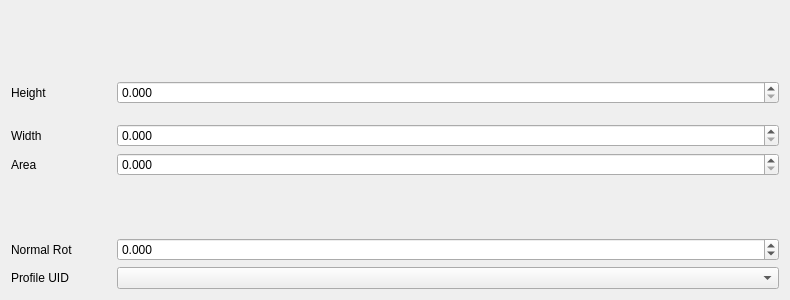
<?xml version="1.0" encoding="UTF-8"?>
<ui version="4.0">
 <class>ModificatorElementWidget</class>
 <widget class="QWidget" name="ModificatorElementWidget">
  <property name="geometry">
   <rect>
    <x>0</x>
    <y>0</y>
    <width>790</width>
    <height>300</height>
   </rect>
  </property>
  <property name="windowTitle">
   <string>Form</string>
  </property>
  <layout class="QVBoxLayout" name="verticalLayout">
   <item>
    <widget class="CTiglPointWidget" name="center" native="true">
     <property name="toolTip">
      <string>&lt;html&gt;&lt;head/&gt;&lt;body&gt;&lt;p&gt;Get/set the center of this element. The center is given in the absolut corrdinates system. &lt;/p&gt;&lt;p&gt;Remark, if you change the center position only this element will be positioned, the other one will stay at the same place. You can use positioning if you want also change the depending elements.  &lt;/p&gt;&lt;/body&gt;&lt;/html&gt;</string>
     </property>
    </widget>
   </item>
   <item>
    <widget class="QWidget" name="dimensionWidget" native="true">
     <property name="toolTip">
      <string>&lt;html&gt;&lt;head/&gt;&lt;body&gt;&lt;p&gt;Height of the element. &lt;/p&gt;&lt;p&gt;Setting the height will scale the element in the horizontal direction. &lt;/p&gt;&lt;/body&gt;&lt;/html&gt;</string>
     </property>
     <layout class="QHBoxLayout" name="horizontalLayout">
      <property name="leftMargin">
       <number>0</number>
      </property>
      <property name="topMargin">
       <number>0</number>
      </property>
      <property name="rightMargin">
       <number>0</number>
      </property>
      <property name="bottomMargin">
       <number>0</number>
      </property>
      <item>
       <widget class="QLabel" name="heightLabel">
        <property name="minimumSize">
         <size>
          <width>100</width>
          <height>0</height>
         </size>
        </property>
        <property name="maximumSize">
         <size>
          <width>100</width>
          <height>16777215</height>
         </size>
        </property>
        <property name="text">
         <string>Height</string>
        </property>
        <property name="alignment">
         <set>Qt::AlignLeading|Qt::AlignLeft|Qt::AlignVCenter</set>
        </property>
       </widget>
      </item>
      <item>
       <widget class="TIGLCreatorDoubleSpinBox" name="heightSpinBox">
        <property name="decimals">
         <number>3</number>
        </property>
        <property name="maximum">
         <double>999999999999999993220948674361627976461708441944064.000000000000000</double>
        </property>
       </widget>
      </item>
     </layout>
    </widget>
   </item>
   <item>
    <layout class="QHBoxLayout" name="horizontalLayout_3">
     <item>
      <widget class="QLabel" name="widthLabel">
       <property name="minimumSize">
        <size>
         <width>100</width>
         <height>0</height>
        </size>
       </property>
       <property name="maximumSize">
        <size>
         <width>100</width>
         <height>16777215</height>
        </size>
       </property>
       <property name="text">
        <string>Width</string>
       </property>
       <property name="alignment">
        <set>Qt::AlignLeading|Qt::AlignLeft|Qt::AlignVCenter</set>
       </property>
      </widget>
     </item>
     <item>
      <widget class="TIGLCreatorDoubleSpinBox" name="widthSpinBox">
       <property name="toolTip">
        <string>&lt;html&gt;&lt;head/&gt;&lt;body&gt;&lt;p&gt;The width of the element.&lt;/p&gt;&lt;p&gt;Setting the width will scale the element in the vertical direction. &lt;/p&gt;&lt;/body&gt;&lt;/html&gt;</string>
       </property>
       <property name="decimals">
        <number>3</number>
       </property>
       <property name="maximum">
        <double>999999999999999993220948674361627976461708441944064.000000000000000</double>
       </property>
      </widget>
     </item>
    </layout>
   </item>
   <item>
    <layout class="QHBoxLayout" name="horizontalLayout_4">
     <item>
      <widget class="QLabel" name="areaLabel">
       <property name="minimumSize">
        <size>
         <width>100</width>
         <height>0</height>
        </size>
       </property>
       <property name="maximumSize">
        <size>
         <width>100</width>
         <height>16777215</height>
        </size>
       </property>
       <property name="text">
        <string>Area</string>
       </property>
       <property name="alignment">
        <set>Qt::AlignLeading|Qt::AlignLeft|Qt::AlignVCenter</set>
       </property>
      </widget>
     </item>
     <item>
      <widget class="TIGLCreatorDoubleSpinBox" name="areaSpinBox">
       <property name="toolTip">
        <string>&lt;html&gt;&lt;head/&gt;&lt;body&gt;&lt;p&gt;Area of the element. &lt;/p&gt;&lt;p&gt;Setting the area will scale uniformly the element.&lt;/p&gt;&lt;/body&gt;&lt;/html&gt;</string>
       </property>
       <property name="decimals">
        <number>3</number>
       </property>
       <property name="maximum">
        <double>999999999999999993220948674361627976461708441944064.000000000000000</double>
       </property>
      </widget>
     </item>
    </layout>
   </item>
   <item>
    <widget class="CTiglPointWidget" name="normal" native="true">
     <property name="toolTip">
      <string>&lt;html&gt;&lt;head/&gt;&lt;body&gt;&lt;p&gt;The normal to the plane generated by this element. &lt;/p&gt;&lt;/body&gt;&lt;/html&gt;</string>
     </property>
    </widget>
   </item>
   <item>
    <layout class="QHBoxLayout" name="horizontalLayout_2">
     <item>
      <widget class="QLabel" name="rotNLabel">
       <property name="minimumSize">
        <size>
         <width>100</width>
         <height>0</height>
        </size>
       </property>
       <property name="maximumSize">
        <size>
         <width>100</width>
         <height>16777215</height>
        </size>
       </property>
       <property name="text">
        <string>Normal Rot</string>
       </property>
      </widget>
     </item>
     <item>
      <widget class="TIGLCreatorDoubleSpinBox" name="rotAroundNSpinBox">
       <property name="suffix">
        <string/>
       </property>
       <property name="decimals">
        <number>3</number>
       </property>
       <property name="minimum">
        <double>-360.000000000000000</double>
       </property>
       <property name="maximum">
        <double>360.000000000000000</double>
       </property>
       <property name="singleStep">
        <double>5.000000000000000</double>
       </property>
      </widget>
     </item>
    </layout>
   </item>
   <item>
    <layout class="QHBoxLayout" name="horizontalLayout_5">
     <item>
      <widget class="QLabel" name="profileLabel">
       <property name="minimumSize">
        <size>
         <width>100</width>
         <height>0</height>
        </size>
       </property>
       <property name="maximumSize">
        <size>
         <width>100</width>
         <height>16777215</height>
        </size>
       </property>
       <property name="text">
        <string>Profile UID</string>
       </property>
      </widget>
     </item>
     <item>
      <widget class="QComboBox" name="profileComboBox">
       <property name="toolTip">
        <string>&lt;html&gt;&lt;head/&gt;&lt;body&gt;&lt;p&gt;The profile uid used by this element. &lt;/p&gt;&lt;/body&gt;&lt;/html&gt;</string>
       </property>
      </widget>
     </item>
    </layout>
   </item>
  </layout>
 </widget>
 <customwidgets>
  <customwidget>
   <class>CTiglPointWidget</class>
   <extends>QWidget</extends>
   <header>modificators/CTiglPointWidget.h</header>
   <container>1</container>
  </customwidget>
  <customwidget>
   <class>TIGLCreatorDoubleSpinBox</class>
   <extends>QDoubleSpinBox</extends>
   <header>TIGLCreatorDoubleSpinBox.h</header>
  </customwidget>
 </customwidgets>
 <resources/>
 <connections/>
</ui>
